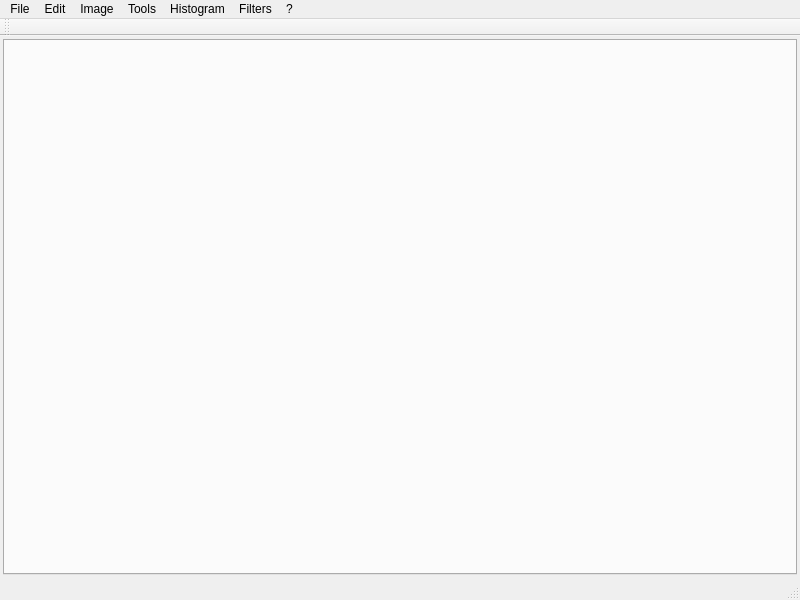
<?xml version="1.0" encoding="UTF-8"?>
<ui version="4.0">
 <class>MainWindow</class>
 <widget class="QMainWindow" name="MainWindow">
  <property name="geometry">
   <rect>
    <x>0</x>
    <y>0</y>
    <width>800</width>
    <height>600</height>
   </rect>
  </property>
  <property name="sizePolicy">
   <sizepolicy hsizetype="Expanding" vsizetype="Expanding">
    <horstretch>0</horstretch>
    <verstretch>0</verstretch>
   </sizepolicy>
  </property>
  <property name="windowTitle">
   <string>MainWindow</string>
  </property>
  <property name="layoutDirection">
   <enum>Qt::LeftToRight</enum>
  </property>
  <property name="autoFillBackground">
   <bool>false</bool>
  </property>
  <property name="dockNestingEnabled">
   <bool>false</bool>
  </property>
  <widget class="QWidget" name="centralWidget">
   <property name="sizePolicy">
    <sizepolicy hsizetype="Expanding" vsizetype="Expanding">
     <horstretch>0</horstretch>
     <verstretch>0</verstretch>
    </sizepolicy>
   </property>
   <layout class="QGridLayout" name="gridLayout">
    <property name="margin">
     <number>3</number>
    </property>
    <property name="horizontalSpacing">
     <number>6</number>
    </property>
    <item row="0" column="0">
     <layout class="QVBoxLayout" name="verticalLayout_2">
      <property name="sizeConstraint">
       <enum>QLayout::SetMaximumSize</enum>
      </property>
      <item>
       <widget class="QTabWidget" name="tabWidget">
        <property name="sizePolicy">
         <sizepolicy hsizetype="Expanding" vsizetype="Expanding">
          <horstretch>0</horstretch>
          <verstretch>0</verstretch>
         </sizepolicy>
        </property>
        <property name="currentIndex">
         <number>-1</number>
        </property>
        <property name="tabsClosable">
         <bool>true</bool>
        </property>
        <property name="movable">
         <bool>true</bool>
        </property>
       </widget>
      </item>
     </layout>
    </item>
   </layout>
  </widget>
  <widget class="QMenuBar" name="menuBar">
   <property name="geometry">
    <rect>
     <x>0</x>
     <y>0</y>
     <width>800</width>
     <height>21</height>
    </rect>
   </property>
   <widget class="QMenu" name="menuFile">
    <property name="title">
     <string>File</string>
    </property>
    <addaction name="actionOpen"/>
    <addaction name="actionSave"/>
    <addaction name="actionSave_as"/>
    <addaction name="separator"/>
    <addaction name="actionClose"/>
   </widget>
   <widget class="QMenu" name="menuImage">
    <property name="title">
     <string>Image</string>
    </property>
    <addaction name="actionCrop"/>
    <addaction name="actionGrayscale"/>
    <addaction name="actionFusion"/>
    <addaction name="actionResize"/>
    <addaction name="actionEdge"/>
   </widget>
   <widget class="QMenu" name="menuTools">
    <property name="title">
     <string>Tools</string>
    </property>
    <widget class="QMenu" name="menuSelection">
     <property name="title">
      <string>Select</string>
     </property>
     <addaction name="actionSelect_all"/>
     <addaction name="actionNone"/>
     <addaction name="separator"/>
     <addaction name="actionRectangle"/>
    </widget>
    <addaction name="menuSelection"/>
    <addaction name="actionColor_picker"/>
   </widget>
   <widget class="QMenu" name="menuHistogram">
    <property name="title">
     <string>Histogram</string>
    </property>
    <addaction name="actionRGB"/>
    <addaction name="actionYUV"/>
    <addaction name="actionEqualize"/>
    <addaction name="actionNormalize"/>
   </widget>
   <widget class="QMenu" name="menuFilters">
    <property name="title">
     <string>Filters</string>
    </property>
    <addaction name="actionCustom"/>
   </widget>
   <widget class="QMenu" name="menu">
    <property name="title">
     <string>?</string>
    </property>
    <addaction name="actionAbout_us"/>
   </widget>
   <widget class="QMenu" name="menuEdit">
    <property name="title">
     <string>Edit</string>
    </property>
    <addaction name="actionUndo"/>
    <addaction name="actionRedo"/>
   </widget>
   <addaction name="menuFile"/>
   <addaction name="menuEdit"/>
   <addaction name="menuImage"/>
   <addaction name="menuTools"/>
   <addaction name="menuHistogram"/>
   <addaction name="menuFilters"/>
   <addaction name="menu"/>
  </widget>
  <widget class="QStatusBar" name="statusBar"/>
  <widget class="QToolBar" name="toolBar">
   <property name="windowTitle">
    <string>toolBar</string>
   </property>
   <property name="allowedAreas">
    <set>Qt::AllToolBarAreas</set>
   </property>
   <attribute name="toolBarArea">
    <enum>TopToolBarArea</enum>
   </attribute>
   <attribute name="toolBarBreak">
    <bool>false</bool>
   </attribute>
  </widget>
  <action name="actionOpen">
   <property name="text">
    <string>Open...</string>
   </property>
   <property name="toolTip">
    <string>Open</string>
   </property>
   <property name="shortcut">
    <string>Ctrl+O</string>
   </property>
  </action>
  <action name="actionSave">
   <property name="text">
    <string>Save</string>
   </property>
   <property name="toolTip">
    <string>Save</string>
   </property>
   <property name="shortcut">
    <string>Ctrl+S</string>
   </property>
  </action>
  <action name="actionClose">
   <property name="text">
    <string>Close</string>
   </property>
   <property name="toolTip">
    <string>Close</string>
   </property>
   <property name="shortcut">
    <string>Ctrl+Q</string>
   </property>
  </action>
  <action name="actionCrop">
   <property name="text">
    <string>Crop</string>
   </property>
   <property name="shortcut">
    <string>Ctrl+X</string>
   </property>
  </action>
  <action name="actionGrayscale">
   <property name="checked">
    <bool>false</bool>
   </property>
   <property name="text">
    <string>Grayscale</string>
   </property>
  </action>
  <action name="actionFusion">
   <property name="text">
    <string>Fusion</string>
   </property>
  </action>
  <action name="actionResize">
   <property name="text">
    <string>Resize</string>
   </property>
  </action>
  <action name="actionEdge">
   <property name="text">
    <string>Edge</string>
   </property>
  </action>
  <action name="actionSelect">
   <property name="text">
    <string>Select</string>
   </property>
  </action>
  <action name="actionColor_picker">
   <property name="text">
    <string>Color picker</string>
   </property>
  </action>
  <action name="actionRGB">
   <property name="text">
    <string>RGB</string>
   </property>
   <property name="shortcut">
    <string>Ctrl+H</string>
   </property>
  </action>
  <action name="actionEqualize">
   <property name="text">
    <string>Equalize</string>
   </property>
  </action>
  <action name="actionNormalize">
   <property name="text">
    <string>Normalize</string>
   </property>
  </action>
  <action name="actionCustom">
   <property name="text">
    <string>Custom</string>
   </property>
  </action>
  <action name="actionAbout_us">
   <property name="text">
    <string>About us</string>
   </property>
  </action>
  <action name="actionSave_as">
   <property name="text">
    <string>Save as...</string>
   </property>
   <property name="toolTip">
    <string>Save as</string>
   </property>
   <property name="shortcut">
    <string>Ctrl+Shift+S</string>
   </property>
  </action>
  <action name="actionYUV">
   <property name="text">
    <string>YUV</string>
   </property>
   <property name="shortcut">
    <string>Ctrl+Shift+H</string>
   </property>
  </action>
  <action name="actionPrevious">
   <property name="text">
    <string>Previous</string>
   </property>
   <property name="shortcut">
    <string>Ctrl+Z</string>
   </property>
  </action>
  <action name="actionSelect_all">
   <property name="text">
    <string>All</string>
   </property>
   <property name="shortcut">
    <string>Ctrl+A</string>
   </property>
  </action>
  <action name="actionNone">
   <property name="text">
    <string>None</string>
   </property>
   <property name="shortcut">
    <string>Ctrl+Shift+A</string>
   </property>
  </action>
  <action name="actionRectangle">
   <property name="text">
    <string>Rectangle</string>
   </property>
   <property name="shortcut">
    <string>R</string>
   </property>
  </action>
  <action name="actionUndo">
   <property name="text">
    <string>Undo</string>
   </property>
   <property name="shortcut">
    <string>Ctrl+Z</string>
   </property>
  </action>
  <action name="actionRedo">
   <property name="text">
    <string>Redo</string>
   </property>
   <property name="shortcut">
    <string>Ctrl+Shift+Z</string>
   </property>
  </action>
 </widget>
 <layoutdefault spacing="6" margin="11"/>
 <resources/>
 <connections>
  <connection>
   <sender>actionClose</sender>
   <signal>triggered()</signal>
   <receiver>MainWindow</receiver>
   <slot>close()</slot>
   <hints>
    <hint type="sourcelabel">
     <x>-1</x>
     <y>-1</y>
    </hint>
    <hint type="destinationlabel">
     <x>299</x>
     <y>199</y>
    </hint>
   </hints>
  </connection>
  <connection>
   <sender>actionOpen</sender>
   <signal>triggered()</signal>
   <receiver>MainWindow</receiver>
   <slot>open()</slot>
   <hints>
    <hint type="sourcelabel">
     <x>-1</x>
     <y>-1</y>
    </hint>
    <hint type="destinationlabel">
     <x>299</x>
     <y>199</y>
    </hint>
   </hints>
  </connection>
  <connection>
   <sender>actionSave</sender>
   <signal>triggered()</signal>
   <receiver>MainWindow</receiver>
   <slot>save()</slot>
   <hints>
    <hint type="sourcelabel">
     <x>-1</x>
     <y>-1</y>
    </hint>
    <hint type="destinationlabel">
     <x>299</x>
     <y>199</y>
    </hint>
   </hints>
  </connection>
  <connection>
   <sender>actionSave_as</sender>
   <signal>triggered()</signal>
   <receiver>MainWindow</receiver>
   <slot>saveAs()</slot>
   <hints>
    <hint type="sourcelabel">
     <x>-1</x>
     <y>-1</y>
    </hint>
    <hint type="destinationlabel">
     <x>299</x>
     <y>199</y>
    </hint>
   </hints>
  </connection>
  <connection>
   <sender>actionGrayscale</sender>
   <signal>triggered()</signal>
   <receiver>MainWindow</receiver>
   <slot>toGray()</slot>
   <hints>
    <hint type="sourcelabel">
     <x>-1</x>
     <y>-1</y>
    </hint>
    <hint type="destinationlabel">
     <x>299</x>
     <y>199</y>
    </hint>
   </hints>
  </connection>
  <connection>
   <sender>actionRGB</sender>
   <signal>triggered()</signal>
   <receiver>MainWindow</receiver>
   <slot>showHistogram()</slot>
   <hints>
    <hint type="sourcelabel">
     <x>-1</x>
     <y>-1</y>
    </hint>
    <hint type="destinationlabel">
     <x>299</x>
     <y>199</y>
    </hint>
   </hints>
  </connection>
  <connection>
   <sender>actionYUV</sender>
   <signal>triggered()</signal>
   <receiver>MainWindow</receiver>
   <slot>showYUVHistogram()</slot>
   <hints>
    <hint type="sourcelabel">
     <x>-1</x>
     <y>-1</y>
    </hint>
    <hint type="destinationlabel">
     <x>299</x>
     <y>199</y>
    </hint>
   </hints>
  </connection>
  <connection>
   <sender>actionCrop</sender>
   <signal>triggered()</signal>
   <receiver>MainWindow</receiver>
   <slot>crop()</slot>
   <hints>
    <hint type="sourcelabel">
     <x>-1</x>
     <y>-1</y>
    </hint>
    <hint type="destinationlabel">
     <x>299</x>
     <y>199</y>
    </hint>
   </hints>
  </connection>
  <connection>
   <sender>actionRectangle</sender>
   <signal>triggered()</signal>
   <receiver>MainWindow</receiver>
   <slot>setRectTool()</slot>
   <hints>
    <hint type="sourcelabel">
     <x>-1</x>
     <y>-1</y>
    </hint>
    <hint type="destinationlabel">
     <x>299</x>
     <y>199</y>
    </hint>
   </hints>
  </connection>
  <connection>
   <sender>actionSelect_all</sender>
   <signal>triggered()</signal>
   <receiver>MainWindow</receiver>
   <slot>selectAll()</slot>
   <hints>
    <hint type="sourcelabel">
     <x>-1</x>
     <y>-1</y>
    </hint>
    <hint type="destinationlabel">
     <x>299</x>
     <y>199</y>
    </hint>
   </hints>
  </connection>
  <connection>
   <sender>actionNone</sender>
   <signal>triggered()</signal>
   <receiver>MainWindow</receiver>
   <slot>cancelSelection()</slot>
   <hints>
    <hint type="sourcelabel">
     <x>-1</x>
     <y>-1</y>
    </hint>
    <hint type="destinationlabel">
     <x>299</x>
     <y>199</y>
    </hint>
   </hints>
  </connection>
  <connection>
   <sender>actionUndo</sender>
   <signal>triggered()</signal>
   <receiver>MainWindow</receiver>
   <slot>undo()</slot>
   <hints>
    <hint type="sourcelabel">
     <x>-1</x>
     <y>-1</y>
    </hint>
    <hint type="destinationlabel">
     <x>299</x>
     <y>199</y>
    </hint>
   </hints>
  </connection>
  <connection>
   <sender>actionRedo</sender>
   <signal>triggered()</signal>
   <receiver>MainWindow</receiver>
   <slot>redo()</slot>
   <hints>
    <hint type="sourcelabel">
     <x>-1</x>
     <y>-1</y>
    </hint>
    <hint type="destinationlabel">
     <x>299</x>
     <y>199</y>
    </hint>
   </hints>
  </connection>
 </connections>
 <slots>
  <slot>open()</slot>
  <slot>save()</slot>
  <slot>saveAs()</slot>
  <slot>showHistogram()</slot>
  <slot>showYUVHistogram()</slot>
  <slot>toGray()</slot>
  <slot>crop()</slot>
  <slot>setRectTool()</slot>
  <slot>selectAll()</slot>
  <slot>cancelSelection()</slot>
  <slot>moveSelection()</slot>
  <slot>undo()</slot>
  <slot>redo()</slot>
 </slots>
</ui>
